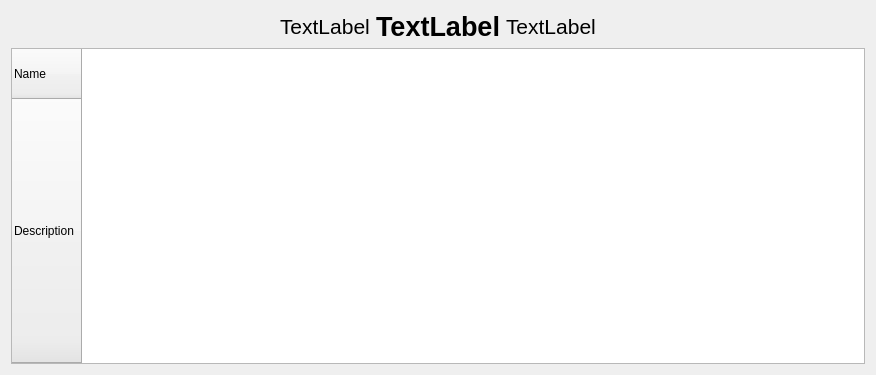
<?xml version="1.0" encoding="UTF-8"?>
<ui version="4.0">
 <class>packetWindow</class>
 <widget class="QDialog" name="packetWindow">
  <property name="geometry">
   <rect>
    <x>0</x>
    <y>0</y>
    <width>876</width>
    <height>375</height>
   </rect>
  </property>
  <property name="windowTitle">
   <string>Dialog</string>
  </property>
  <layout class="QVBoxLayout" name="verticalLayout">
   <item>
    <layout class="QHBoxLayout" name="horizontalLayout">
     <item>
      <spacer name="horizontalSpacer_2">
       <property name="orientation">
        <enum>Qt::Horizontal</enum>
       </property>
       <property name="sizeHint" stdset="0">
        <size>
         <width>40</width>
         <height>20</height>
        </size>
       </property>
      </spacer>
     </item>
     <item>
      <widget class="QLabel" name="lbData1">
       <property name="font">
        <font>
         <pointsize>16</pointsize>
        </font>
       </property>
       <property name="text">
        <string>TextLabel</string>
       </property>
      </widget>
     </item>
     <item>
      <widget class="QLabel" name="lbData2Bold">
       <property name="font">
        <font>
         <pointsize>20</pointsize>
         <weight>75</weight>
         <bold>true</bold>
        </font>
       </property>
       <property name="text">
        <string>TextLabel</string>
       </property>
       <property name="textFormat">
        <enum>Qt::AutoText</enum>
       </property>
       <property name="scaledContents">
        <bool>false</bool>
       </property>
       <property name="textInteractionFlags">
        <set>Qt::NoTextInteraction</set>
       </property>
      </widget>
     </item>
     <item>
      <widget class="QLabel" name="lbData3">
       <property name="font">
        <font>
         <pointsize>16</pointsize>
        </font>
       </property>
       <property name="text">
        <string>TextLabel</string>
       </property>
      </widget>
     </item>
     <item>
      <spacer name="horizontalSpacer">
       <property name="orientation">
        <enum>Qt::Horizontal</enum>
       </property>
       <property name="sizeHint" stdset="0">
        <size>
         <width>40</width>
         <height>20</height>
        </size>
       </property>
      </spacer>
     </item>
    </layout>
   </item>
   <item>
    <widget class="QTableWidget" name="twData">
     <property name="editTriggers">
      <set>QAbstractItemView::NoEditTriggers</set>
     </property>
     <property name="alternatingRowColors">
      <bool>true</bool>
     </property>
     <property name="selectionMode">
      <enum>QAbstractItemView::SingleSelection</enum>
     </property>
     <property name="selectionBehavior">
      <enum>QAbstractItemView::SelectColumns</enum>
     </property>
     <property name="showGrid">
      <bool>false</bool>
     </property>
     <property name="gridStyle">
      <enum>Qt::NoPen</enum>
     </property>
     <property name="sortingEnabled">
      <bool>false</bool>
     </property>
     <property name="wordWrap">
      <bool>true</bool>
     </property>
     <property name="cornerButtonEnabled">
      <bool>true</bool>
     </property>
     <property name="rowCount">
      <number>2</number>
     </property>
     <property name="columnCount">
      <number>0</number>
     </property>
     <attribute name="horizontalHeaderMinimumSectionSize">
      <number>40</number>
     </attribute>
     <attribute name="horizontalHeaderDefaultSectionSize">
      <number>200</number>
     </attribute>
     <attribute name="horizontalHeaderStretchLastSection">
      <bool>false</bool>
     </attribute>
     <attribute name="verticalHeaderCascadingSectionResizes">
      <bool>false</bool>
     </attribute>
     <attribute name="verticalHeaderDefaultSectionSize">
      <number>50</number>
     </attribute>
     <attribute name="verticalHeaderStretchLastSection">
      <bool>true</bool>
     </attribute>
     <row>
      <property name="text">
       <string>Name</string>
      </property>
     </row>
     <row>
      <property name="text">
       <string>Description</string>
      </property>
     </row>
    </widget>
   </item>
  </layout>
 </widget>
 <resources/>
 <connections/>
</ui>
